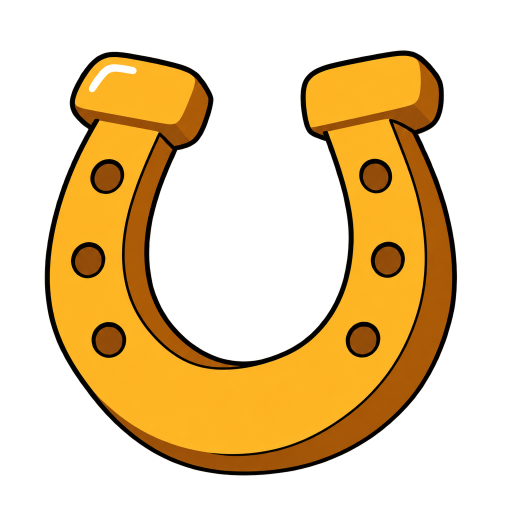
#> input picture art/broadway-src/L1_v2.png, 1024 x 1024 px, given in place of L1_v2.png.png, which was not available (shown at 1/2 size)
$ python -i gen_encore_icon.py   (imports and definitions only)
#> lines starting #> are read from the running program, lines starting #| are printed output that depends on the picture
"""The Encore card's picture on the features screen (owner, 2026-11-24: the cowgirl is gone, so her head no longer
stands for the Encore): a red electric guitar in a stage spotlight, drawn in the finish of the v2 symbols.
-> art/broadway-src/encore/encore_<n>.png;  `pick <n>` -> frontend/assets/flat/encore_icon.webp (480 px)
usage: python tools/broadway/gen_encore_icon.py gen [n] | pick <n>"""
import os, sys
from concurrent.futures import ThreadPoolExecutor
sys.path.insert(0, os.path.dirname(os.path.abspath(__file__)))
import orimg
from PIL import Image
ROOT = orimg.ROOT
SRC = os.path.join(ROOT, "art", "broadway-src")
OUT = os.path.join(SRC, "encore")
PROMPT = (
    "A single slot machine game feature icon, centred, isolated on a fully transparent background, filling about 88% of "
    "a square canvas, a bold readable silhouette. No border, no sticker outline, no drop shadow, no background, no "
    "frame, NO text, NO letters, NO people, NO hands.\n"
    "The icon: a red electric guitar with a white pickguard, leaning at a jaunty angle, standing in a stage spotlight - "
    "a small black stage lamp at the top-left corner throws a flat, solid warm-yellow cone of light down onto the "
    "guitar (the cone is an opaque flat cartoon shape with a black outline, not a soft glow), and the light makes a "
    "flat pale-yellow oval pool under the guitar. Three chunky gold five-point stars and two pink music notes pop around "
    "the guitar.\n\n"
    "STYLE: drawn like an official model sheet from a professional American adult-animation TV show - clean, confident, "
    "UNIFORM black line weight, flat matte colours with ONE simple hard-edged shade, only one or two tiny highlights, "
    "NO glossy plastic shine, no airbrush, no gradients, no texture noise, no fussy over-detailing; simple, "
    "well-designed shapes with a few deliberate details. Match the attached symbols' line weight and flat colouring "
    "exactly (they are other icons from the same game), but draw ONLY the icon described. Original design: no logos, "
    "no brands.")
REFS = [os.path.join(SRC, "H7_v2.png"), os.path.join(SRC, "L3_v2.png"), os.path.join(SRC, "H6_v2.png")]


def one(k):
    out = os.path.join(OUT, f"encore_{k}.png")
    try:
        _, c = orimg.generate(out, PROMPT, refs=REFS, model="openai/gpt-image-2.6-sunburst")
        return f"OK {k} {c}"
    except RuntimeError as e:
        return f"FAIL {k} {e}"


def pick(k):
#> called with k = '../../art/broadway-src/L1_v2.png'
    im = Image.open(os.path.join(OUT, f"encore_{k}.png")).convert("RGBA")
#> im is the input picture: PIL image 1024x1024 RGBA; mean R, G, B, A 93.8, 61.7, 10.4, 98
    im = im.crop(im.getchannel("A").point(lambda a: 255 if a > 8 else 0).getbbox())
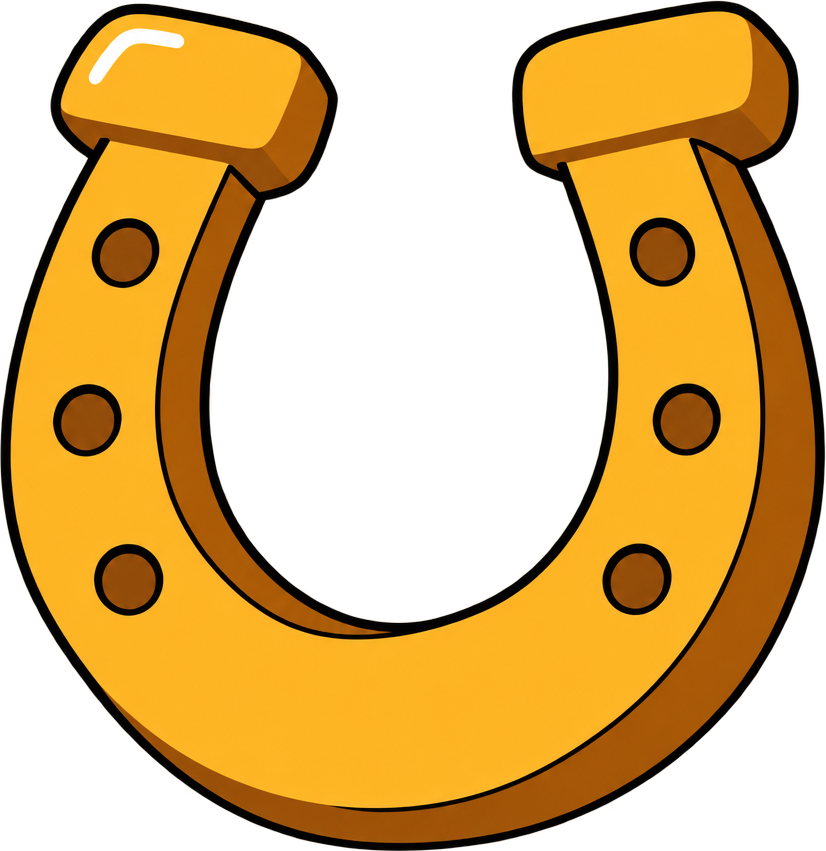
#> im: PIL image 826x851 RGBA; mean R, G, B, A 128.7, 85.6, 15.1, 146.2; transparent parts drawn white
    side = max(im.size)
#> side = 851
    sq = Image.new("RGBA", (side, side), (0, 0, 0, 0))
#> sq: PIL image 851x851 RGBA; every value is 0
    sq.alpha_composite(im, ((side - im.width) // 2, (side - im.height) // 2))
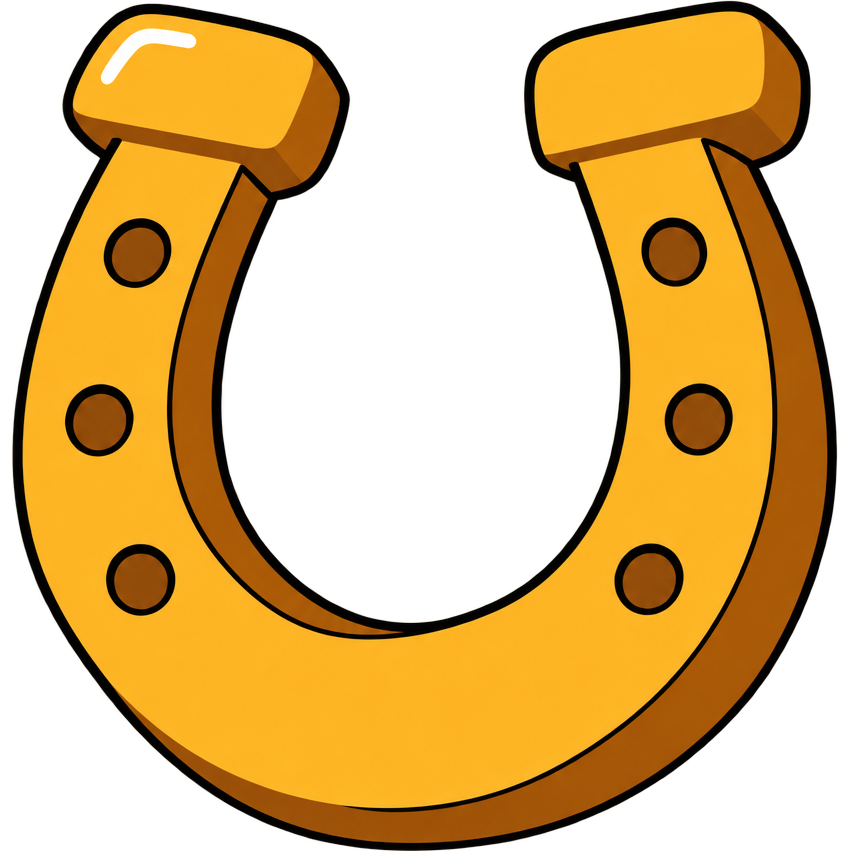
#> sq: PIL image 851x851 RGBA; mean R, G, B, A 110.7, 74.9, 14, 142; transparent parts drawn white
    dst = os.path.join(ROOT, "frontend", "assets", "flat", "encore_icon.webp")
    sq.convert("RGBa").resize((480, 480), Image.LANCZOS).convert("RGBA").save(dst, "WEBP", quality=92, alpha_quality=100, method=6)
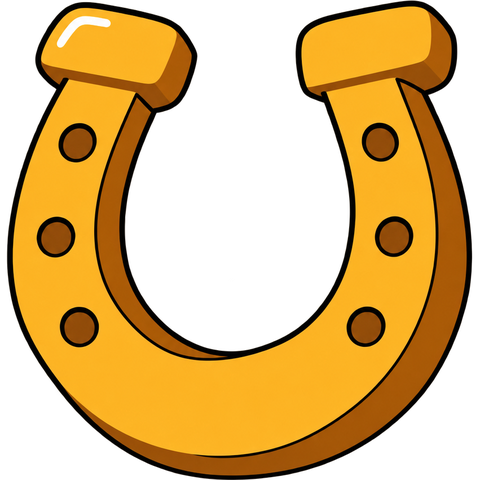
#> saved as encore_icon.webp: PIL image 480x480 RGBA; mean R, G, B, A 109.8, 74.3, 14, 142; transparent parts drawn white
    print("encore_icon 480 from take", k)


# [10 lines not run here, left out]

>>> result = pick('../../art/broadway-src/L1_v2.png')

$ run again, on art/broadway-src/H2_v1.png
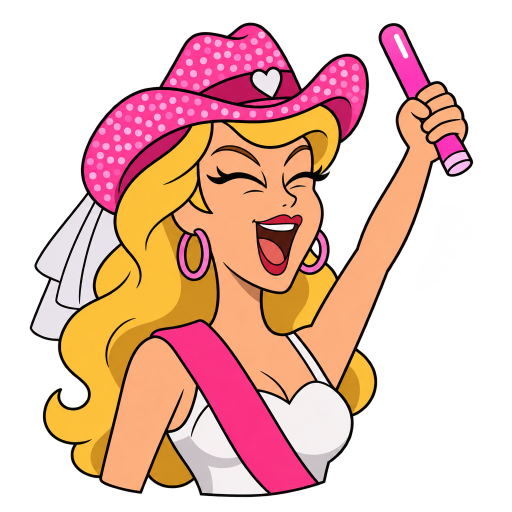
#> input picture art/broadway-src/H2_v1.png, 1024 x 1024 px, given in place of H2_v1.png.png, which was not available (shown at 1/2 size)
#> in pick, im is the input picture: PIL image 1024x1024 RGBA; mean R, G, B, A 138.1, 86.4, 73.3, 129
#> in pick, `im = im.crop(im.getchannel("A").point(lambda a: 255 if a > 8 else 0).g..`:
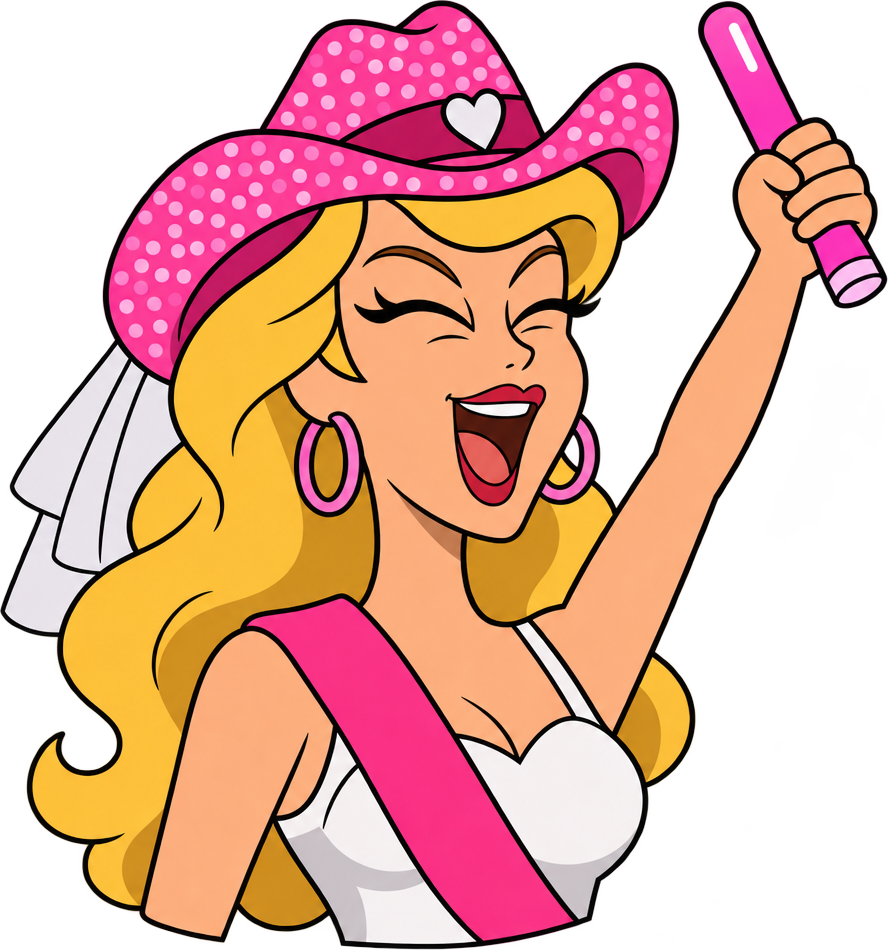
#> im: PIL image 888x950 RGBA; mean R, G, B, A 160.7, 100.7, 84.1, 160.3; transparent parts drawn white
#> in pick, `sq.convert("RGBa").resize((480, 480), Image.LANCZOS).convert("RGBA").s..`:
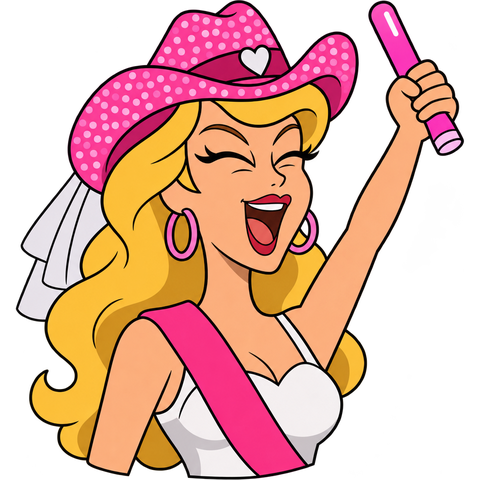
#> saved as encore_icon.webp: PIL image 480x480 RGBA; mean R, G, B, A 125.8, 79.9, 65.3, 149.8; transparent parts drawn white
